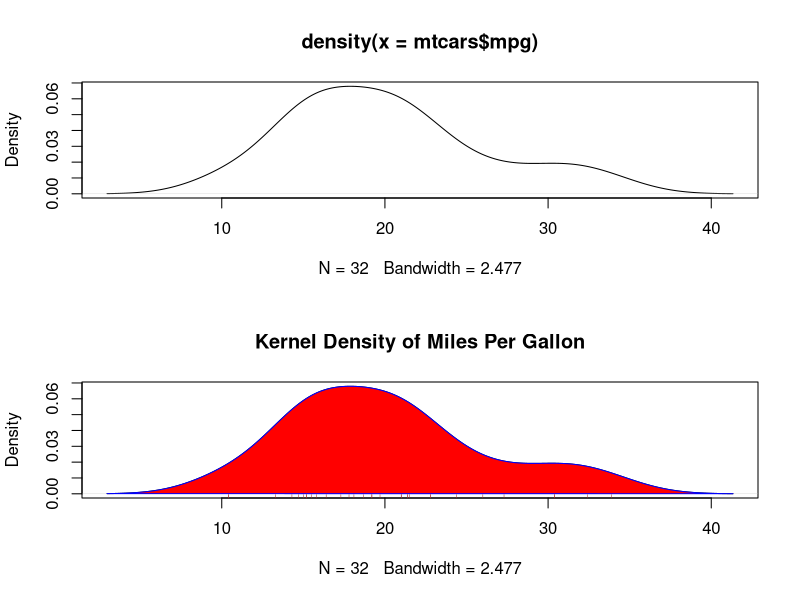

The R script that drew this image:
# he midutu
opar <- par(no.readonly = T)
par(mfrow = c(2,1))
d <- density(mtcars$mpg)

plot(d)

d <- density(mtcars$mpg)
plot(d, main = "Kernel Density of Miles Per Gallon")
polygon(d, col = 'red', border = 'blue')
rug(mtcars$mpg, col = 'brown')


par(opar)